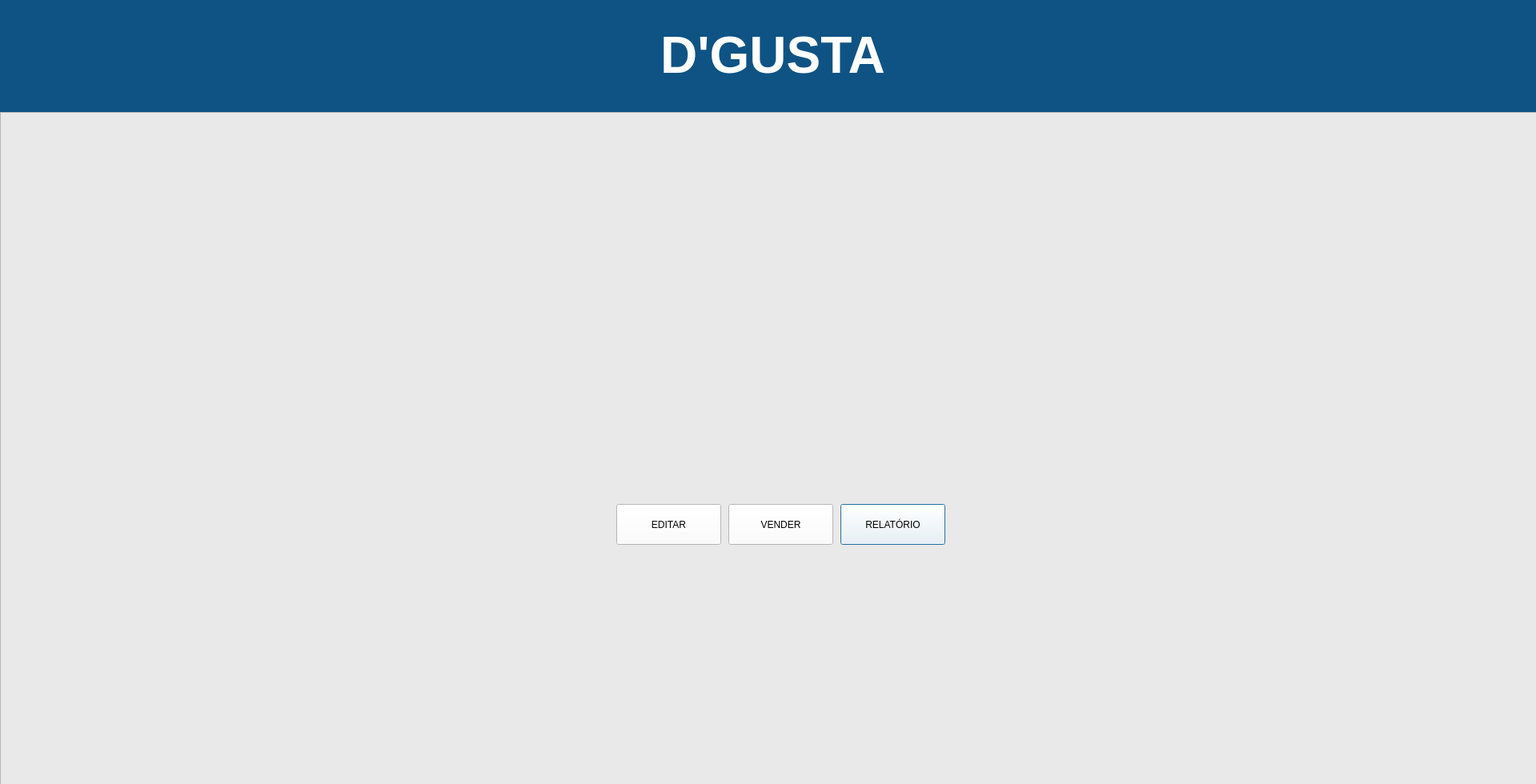
<?xml version="1.0" encoding="UTF-8"?>
<ui version="4.0">
 <class>Dialog</class>
 <widget class="QDialog" name="Dialog">
  <property name="geometry">
   <rect>
    <x>0</x>
    <y>0</y>
    <width>1919</width>
    <height>980</height>
   </rect>
  </property>
  <property name="windowTitle">
   <string>Dialog</string>
  </property>
  <property name="whatsThis">
   <string>&lt;html&gt;&lt;head/&gt;&lt;body&gt;&lt;p&gt;&lt;img src=&quot;:/IMG/delete_399290.png&quot;/&gt;&lt;/p&gt;&lt;/body&gt;&lt;/html&gt;</string>
  </property>
  <widget class="QLabel" name="label">
   <property name="geometry">
    <rect>
     <x>-30</x>
     <y>0</y>
     <width>1991</width>
     <height>141</height>
    </rect>
   </property>
   <property name="styleSheet">
    <string notr="true"> background-color: rgb(14, 83, 132);
 
    </string>
   </property>
   <property name="text">
    <string>&lt;html&gt;&lt;head/&gt;&lt;body&gt;&lt;p align=&quot;center&quot;&gt;&lt;span style=&quot; font-size:48pt; font-weight:600; color:#ffffff;&quot;&gt;D'GUSTA&lt;/span&gt;&lt;/p&gt;&lt;/body&gt;&lt;/html&gt;</string>
   </property>
  </widget>
  <widget class="QFrame" name="frame_2">
   <property name="geometry">
    <rect>
     <x>0</x>
     <y>140</y>
     <width>1921</width>
     <height>931</height>
    </rect>
   </property>
   <property name="styleSheet">
    <string notr="true">background-color: rgb(233, 233, 233);</string>
   </property>
   <property name="frameShape">
    <enum>QFrame::StyledPanel</enum>
   </property>
   <property name="frameShadow">
    <enum>QFrame::Raised</enum>
   </property>
   <widget class="QLabel" name="label_5">
    <property name="geometry">
     <rect>
      <x>1060</x>
      <y>400</y>
      <width>91</width>
      <height>81</height>
     </rect>
    </property>
    <property name="styleSheet">
     <string notr="true">
image: url(:/IMG/report.png);</string>
    </property>
    <property name="text">
     <string/>
    </property>
   </widget>
   <widget class="QLabel" name="label_6">
    <property name="geometry">
     <rect>
      <x>800</x>
      <y>410</y>
      <width>81</width>
      <height>81</height>
     </rect>
    </property>
    <property name="styleSheet">
     <string notr="true">image: url(:/IMG/user.png);</string>
    </property>
    <property name="text">
     <string/>
    </property>
   </widget>
   <widget class="QPushButton" name="pushButton_4">
    <property name="geometry">
     <rect>
      <x>1050</x>
      <y>490</y>
      <width>131</width>
      <height>51</height>
     </rect>
    </property>
    <property name="styleSheet">
     <string notr="true">background-color: rgb(255, 255, 255);</string>
    </property>
    <property name="text">
     <string>RELATÓRIO</string>
    </property>
   </widget>
   <widget class="QPushButton" name="pushButton_5">
    <property name="geometry">
     <rect>
      <x>910</x>
      <y>490</y>
      <width>131</width>
      <height>51</height>
     </rect>
    </property>
    <property name="styleSheet">
     <string notr="true">background-color: rgb(255, 255, 255);</string>
    </property>
    <property name="text">
     <string>VENDER</string>
    </property>
   </widget>
   <widget class="QPushButton" name="pushButton_6">
    <property name="geometry">
     <rect>
      <x>770</x>
      <y>490</y>
      <width>131</width>
      <height>51</height>
     </rect>
    </property>
    <property name="whatsThis">
     <string>&lt;html&gt;&lt;head/&gt;&lt;body&gt;&lt;p&gt;&lt;img src=&quot;:/IMG/delete_399290.png&quot;/&gt;&lt;/p&gt;&lt;/body&gt;&lt;/html&gt;</string>
    </property>
    <property name="styleSheet">
     <string notr="true">background-color: rgb(255, 255, 255);</string>
    </property>
    <property name="text">
     <string>EDITAR</string>
    </property>
   </widget>
   <widget class="QLabel" name="label_7">
    <property name="geometry">
     <rect>
      <x>930</x>
      <y>400</y>
      <width>81</width>
      <height>81</height>
     </rect>
    </property>
    <property name="styleSheet">
     <string notr="true">image: url(:/IMG/fast-food.png);</string>
    </property>
    <property name="text">
     <string/>
    </property>
   </widget>
  </widget>
 </widget>
 <resources>
  <include location="../PROJETOS1/IMG.qrc"/>
 </resources>
 <connections/>
</ui>
